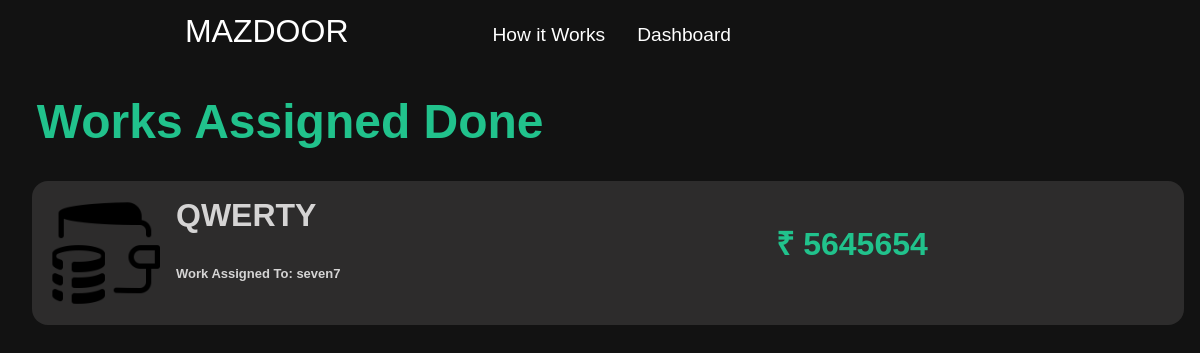
Page /workassigneddone.php on the committed database.
### tables this page shows
CREATE TABLE `projectbids` (
  `biddersname` varchar(255) NOT NULL,
  `biddersdics` varchar(255) NOT NULL,
  `bidderbudget` int(69) NOT NULL,
  `tenderpdf` varchar(255) NOT NULL,
  `tokenpb` varchar(255) NOT NULL,
  `projectidofbids` int(255) NOT NULL,
  `chahiye` varchar(255) NOT NULL
);

CREATE TABLE `projects` (
  `token` varchar(255) NOT NULL,
  `projectname` varchar(255) NOT NULL,
  `description` varchar(255) NOT NULL,
  `bigdescription` varchar(255) NOT NULL,
  `frommoney` int(11) NOT NULL,
  `tomoney` int(11) NOT NULL,
  `cardimage` varchar(255) NOT NULL,
  `descimg1` varchar(255) NOT NULL,
  `descimg2` varchar(255) NOT NULL,
  `descimg3` varchar(255) NOT NULL,
  `descimg4` varchar(255) NOT NULL,
  `id` int(11) NOT NULL,
  `toshow` varchar(11) NOT NULL
);

### workassigneddone.php (the view, shortened to what this page needs)
<!DOCTYPE html>
<html lang="en">
<head>
  <link rel="stylesheet" href="css/work_assigned_done.css">
</head>
<body>
  <div class="container">
    <nav class="navbar">
      <div class="logo">
        <a href="index.php" class="logo_link">MAZDOOR</a>
        <ul>
          <li><a href="how_it_works.html">How it Works</a></li>
          <li><a href="worker_dashboard.php">Dashboard</a></li>
        </ul>
      </div>
    </nav>
    <header>Works Assigned Done</header>
    <div class="column">
  <?php
      require 'config.php';
      $query = "SELECT * FROM projects";
      $query_run = mysqli_query($conn, $query);
      $check_empty = mysqli_num_rows($query_run) > 0;
      if ($check_empty) {
        while ($row = mysqli_fetch_assoc($query_run)) {
          if ($row['toshow'] == 'no') {
            for ($row['toshow'] = 0; $row['toshow'] < 1; $row['toshow']++) {
              $query1 = "SELECT * FROM projectbids";
              $query_run1 = mysqli_query($conn, $query1);
              $check_empty1 = mysqli_num_rows($query_run1) > 0;
              if ($check_empty1) {
                while ($row1 = mysqli_fetch_assoc($query_run1)) {
                  if ($row1['chahiye'] == 'accept' && $row1['tokenpb'] == $row['token']) {
                    echo "<div class=", "row", ">";
                    echo '<img src=', '"images/paysafely.svg"', 'alt=', "", '>';
                    echo "<div class=", "inner_row", ">";
                    echo "<h1>";
                    echo $row['projectname'];
                    echo "</h1>";
                    echo "<h2> Work Assigned To: ";
                    echo $row1['biddersname'];
                    echo "</h2>";
                    echo "</div>";
                    echo "<h3> ₹ ";
                    echo $row1['bidderbudget'];
                    echo "<br>";
                    echo "</h3>";
                    echo "</div></a>";
                  }
                }
              }
            }
          }
        }
      }
      ?>
  </div>
</body>
</html>

### css/work_assigned_done.css (style rules this page uses)
* { margin: 0; padding: 0; box-sizing: border-box; }
html { font-family: "Fjalla One", sans-serif; background: #121212; }
.container { width: 99vw; height: 100vh; }
li { list-style: none; }
a { text-decoration: none; }
.navbar { display: flex; position: relative; justify-content: space-around; padding: 0.5rem 0 0.5rem 0; align-items: center; z-index: 2; background: #121212; }
.logo_link { font-size: 2rem; margin-right: 8rem; color: #ffffff; }
.logo { display: flex; flex-direction: row; align-items: center; transform: translateX(-7rem); }
.logo ul { display: flex; margin-right: 2rem; }
.logo ul li { font-size: 1.2rem; justify-content: space-between; padding: 1rem 1rem 0.5rem 1rem; }
.logo ul li a { color: #ffffff; }
header { width: 99vw; font-size: 3rem; padding-left: 2.3rem; font-weight: bold; margin: 2rem 0; color: #21c28c; }
.row { display: flex; width: 96vw; background: #2d2c2c; margin: 0 0 0.5rem 2rem; border-radius: 1rem; color: #ffffffcc; }
.row img { margin: 0 1rem 0 0; height: 7rem; width: 7rem; margin: 1rem; }
.row h1 { width: 50vw; margin-top: 1rem; }
.row h2 { font-size: small; }
.row h3 { margin-left: 15rem; margin-right: 12rem; font-size: 2rem; text-align: center; padding-top: 2.5rem; }
.row h3:last-child { color: #21c28c; margin-left: 0; margin-right: 0; }
.inner_row h1 { margin-bottom: 2rem; }

### rows in the picture
projects: projectname "QWERTY"
projectbids: biddersname "seven7", bidderbudget "5645654"
